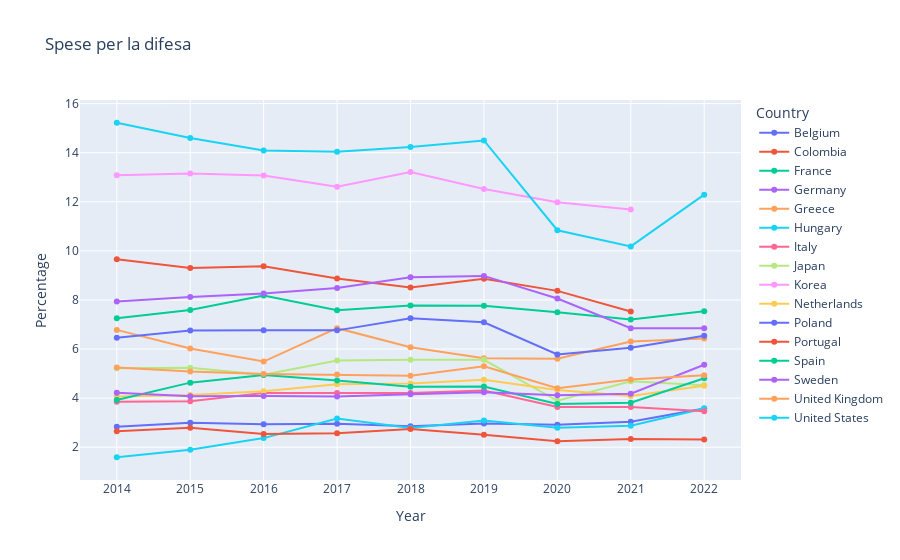
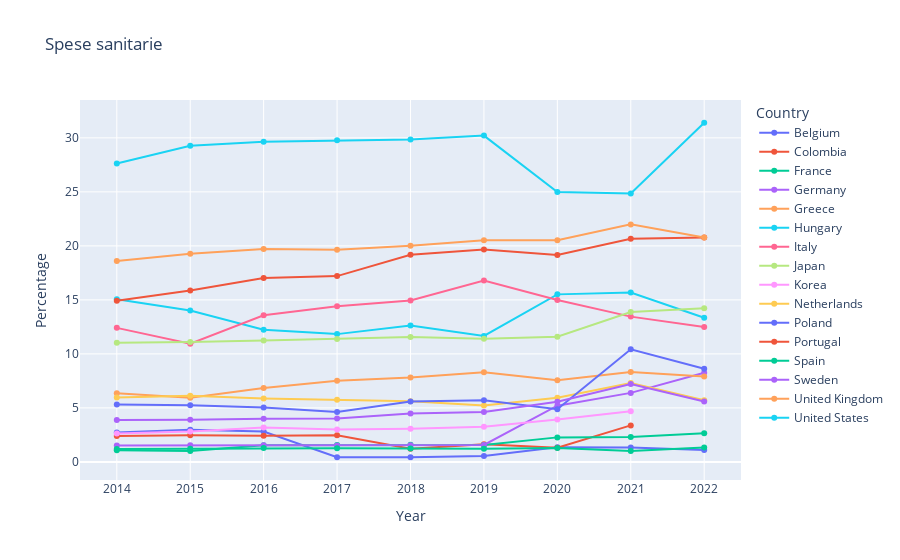
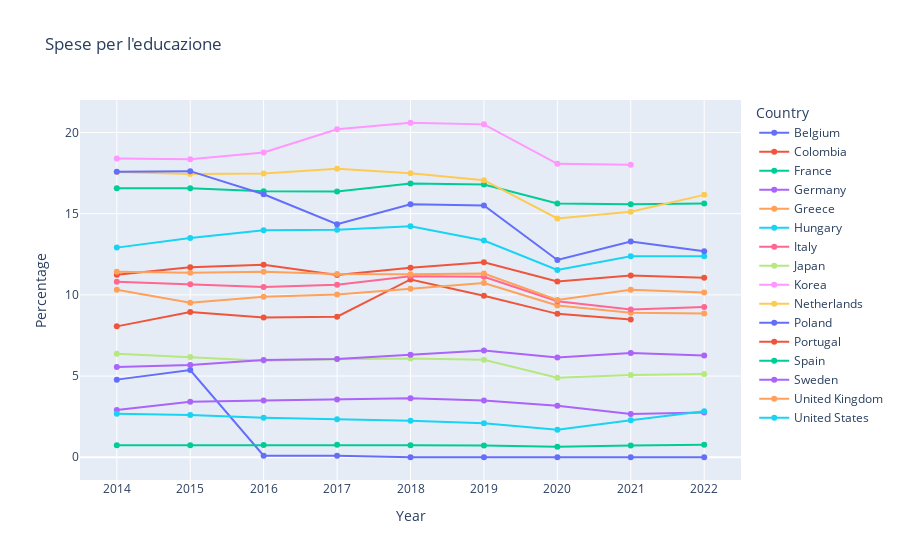

The notebook cell these images were saved under, in order:
### Code cell
import plotly.graph_objects as go
import pandas as pd

# Prepare data for all countries
def extract_expenditure_data(expenditure):
    expenditure_data = {}
    for country, df in percentage_country_dataframes.items():
        exp_data = df[df['Time period'].str.strip() == expenditure]
        if not exp_data.empty:
            expenditure_data[country] = exp_data.iloc[0, 1:].tolist()
    return pd.DataFrame(expenditure_data)

defence_data = extract_expenditure_data('·  Defence')
health_data = extract_expenditure_data('·  Health')
education_data = extract_expenditure_data('·  Education')

years = ['2014', '2015', '2016', '2017', '2018', '2019', '2020', '2021', '2022']
defence_data['Year'] = years
health_data['Year'] = years
education_data['Year'] = years

defence_data = defence_data[['Year'] + [col for col in defence_data.columns if col != 'Year']]
health_data = health_data[['Year'] + [col for col in health_data.columns if col != 'Year']]
education_data = education_data[['Year'] + [col for col in education_data.columns if col != 'Year']]

# Create interactive plots using Plotly

# 1. Defence Expenditures Trends Across All Countries
fig_defence = go.Figure()
for country in defence_data.columns[1:]:
    fig_defence.add_trace(go.Scatter(x=defence_data['Year'], y=defence_data[country],
                                     mode='lines+markers', name=country))

fig_defence.update_layout(title='Spese per la difesa',
                          xaxis_title='Year', yaxis_title='Percentage',
                          legend_title='Country', hovermode='closest',
                          height=600)

# 2. Health Expenditures Trends Across All Countries
fig_health = go.Figure()
for country in health_data.columns[1:]:
    fig_health.add_trace(go.Scatter(x=health_data['Year'], y=health_data[country],
                                    mode='lines+markers', name=country))

fig_health.update_layout(title='Spese sanitarie',
                         xaxis_title='Year', yaxis_title='Percentage',
                         legend_title='Country', hovermode='closest',
                         height=600)

# 3. Education Expenditures Trends Across All Countries
fig_education = go.Figure()
for country in education_data.columns[1:]:
    fig_education.add_trace(go.Scatter(x=education_data['Year'], y=education_data[country],
                                       mode='lines+markers', name=country))

fig_education.update_layout(title="Spese per l'educazione",
                            xaxis_title='Year', yaxis_title='Percentage',
                            legend_title='Country', hovermode='closest',
                            height=600)

# Show plots
fig_defence.show()
fig_health.show()
fig_education.show()

### Figure 1 — Plotly figure (JSON) as saved in the notebook; plotly's stock layout.template omitted (floating-point values rounded to 4 significant figures)
{"data": [{"mode": "lines+markers", "name": "Belgium", "type": "scatter", "x": ["2014", "2015", "2016", "2017", "2018", "2019", "2020", "2021", "2022"], "y": [2.83, 3, 2.93, 2.96, 2.85, 2.97, 2.91, 3.04, 3.58]}, {"mode": "lines+markers", "name": "Colombia", "type": "scatter", "x": ["2014", "2015", "2016", "2017", "2018", "2019", "2020", "2021", "2022"], "y": [9.66, 9.3, 9.37, 8.87, 8.51, 8.86, 8.37, 7.53, null]}, {"mode": "lines+markers", "name": "France", "type": "scatter", "x": ["2014", "2015", "2016", "2017", "2018", "2019", "2020", "2021", "2022"], "y": [7.25, 7.59, 8.18, 7.58, 7.77, 7.76, 7.5, 7.2, 7.54]}, {"mode": "lines+markers", "name": "Germany", "type": "scatter", "x": ["2014", "2015", "2016", "2017", "2018", "2019", "2020", "2021", "2022"], "y": [7.94, 8.12, 8.26, 8.49, 8.92, 8.98, 8.06, 6.85, 6.85]}, {"mode": "lines+markers", "name": "Greece", "type": "scatter", "x": ["2014", "2015", "2016", "2017", "2018", "2019", "2020", "2021", "2022"], "y": [6.78, 6.02, 5.49, 6.85, 6.07, 5.62, 5.6, 6.31, 6.43]}, {"mode": "lines+markers", "name": "Hungary", "type": "scatter", "x": ["2014", "2015", "2016", "2017", "2018", "2019", "2020", "2021", "2022"], "y": [1.59, 1.9, 2.37, 3.17, 2.78, 3.09, 2.79, 2.87, 3.58]}, {"mode": "lines+markers", "name": "Italy", "type": "scatter", "visible": true, "x": ["2014", "2015", "2016", "2017", "2018", "2019", "2020", "2021", "2022"], "y": [3.85, 3.87, 4.21, 4.21, 4.21, 4.31, 3.64, 3.64, 3.46]}, {"mode": "lines+markers", "name": "Japan", "type": "scatter", "x": ["2014", "2015", "2016", "2017", "2018", "2019", "2020", "2021", "2022"], "y": [5.22, 5.24, 4.95, 5.53, 5.56, 5.56, 3.89, 4.69, 4.52]}, {"mode": "lines+markers", "name": "Korea", "type": "scatter", "x": ["2014", "2015", "2016", "2017", "2018", "2019", "2020", "2021", "2022"], "y": [13.08, 13.15, 13.07, 12.61, 13.21, 12.52, 11.98, 11.69, null]}, {"mode": "lines+markers", "name": "Netherlands", "type": "scatter", "x": ["2014", "2015", "2016", "2017", "2018", "2019", "2020", "2021", "2022"], "y": [4.07, 4.13, 4.28, 4.56, 4.6, 4.75, 4.33, 4.09, 4.5]}, {"mode": "lines+markers", "name": "Poland", "type": "scatter", "x": ["2014", "2015", "2016", "2017", "2018", "2019", "2020", "2021", "2022"], "y": [6.46, 6.75, 6.76, 6.76, 7.25, 7.09, 5.78, 6.05, 6.54]}, {"mode": "lines+markers", "name": "Portugal", "type": "scatter", "visible": true, "x": ["2014", "2015", "2016", "2017", "2018", "2019", "2020", "2021", "2022"], "y": [2.65, 2.79, 2.54, 2.57, 2.74, 2.51, 2.24, 2.33, 2.31]}, {"mode": "lines+markers", "name": "Spain", "type": "scatter", "x": ["2014", "2015", "2016", "2017", "2018", "2019", "2020", "2021", "2022"], "y": [3.92, 4.63, 4.94, 4.72, 4.46, 4.47, 3.76, 3.81, 4.81]}, {"mode": "lines+markers", "name": "Sweden", "type": "scatter", "x": ["2014", "2015", "2016", "2017", "2018", "2019", "2020", "2021", "2022"], "y": [4.22, 4.08, 4.09, 4.07, 4.16, 4.24, 4.12, 4.18, 5.36]}, {"mode": "lines+markers", "name": "United Kingdom", "type": "scatter", "x": ["2014", "2015", "2016", "2017", "2018", "2019", "2020", "2021", "2022"], "y": [5.25, 5.08, 4.98, 4.96, 4.91, 5.3, 4.4, 4.76, 4.93]}, {"mode": "lines+markers", "name": "United States", "type": "scatter", "x": ["2014", "2015", "2016", "2017", "2018", "2019", "2020", "2021", "2022"], "y": [15.22, 14.6, 14.09, 14.04, 14.23, 14.5, 10.84, 10.18, 12.29]}], "layout": {"autosize": true, "hovermode": "closest", "legend": {"title": {"text": "Country"}}, "title": {"text": "Spese per la difesa"}, "xaxis": {"autorange": true, "range": [-0.4697, 8.47], "title": {"text": "Year"}, "type": "category"}, "yaxis": {"autorange": true, "range": [0.6795, 16.13], "title": {"text": "Percentage"}, "type": "linear"}}}

### Figure 2 — Plotly figure (JSON) as saved in the notebook; plotly's stock layout.template omitted (floating-point values rounded to 4 significant figures)
{"data": [{"mode": "lines+markers", "name": "Belgium", "type": "scatter", "x": ["2014", "2015", "2016", "2017", "2018", "2019", "2020", "2021", "2022"], "y": [2.73, 2.98, 2.82, 0.43, 0.44, 0.55, 1.35, 1.34, 1.11]}, {"mode": "lines+markers", "name": "Colombia", "type": "scatter", "x": ["2014", "2015", "2016", "2017", "2018", "2019", "2020", "2021", "2022"], "y": [2.4, 2.46, 2.43, 2.47, 1.22, 1.63, 1.31, 3.38, null]}, {"mode": "lines+markers", "name": "France", "type": "scatter", "x": ["2014", "2015", "2016", "2017", "2018", "2019", "2020", "2021", "2022"], "y": [1.08, 1.01, 1.54, 1.56, 1.58, 1.57, 2.27, 2.31, 2.66]}, {"mode": "lines+markers", "name": "Germany", "type": "scatter", "x": ["2014", "2015", "2016", "2017", "2018", "2019", "2020", "2021", "2022"], "y": [1.52, 1.53, 1.53, 1.52, 1.55, 1.57, 5.2, 6.39, 8.26]}, {"mode": "lines+markers", "name": "Greece", "type": "scatter", "x": ["2014", "2015", "2016", "2017", "2018", "2019", "2020", "2021", "2022"], "y": [6.35, 5.93, 6.85, 7.51, 7.81, 8.31, 7.55, 8.32, 7.91]}, {"mode": "lines+markers", "name": "Hungary", "type": "scatter", "x": ["2014", "2015", "2016", "2017", "2018", "2019", "2020", "2021", "2022"], "y": [15.06, 14.01, 12.24, 11.83, 12.63, 11.66, 15.51, 15.69, 13.34]}, {"mode": "lines+markers", "name": "Italy", "type": "scatter", "x": ["2014", "2015", "2016", "2017", "2018", "2019", "2020", "2021", "2022"], "y": [12.41, 10.94, 13.57, 14.4, 14.95, 16.79, 14.99, 13.45, 12.48]}, {"mode": "lines+markers", "name": "Japan", "type": "scatter", "x": ["2014", "2015", "2016", "2017", "2018", "2019", "2020", "2021", "2022"], "y": [11.04, 11.1, 11.23, 11.38, 11.56, 11.39, 11.58, 13.88, 14.23]}, {"mode": "lines+markers", "name": "Korea", "type": "scatter", "x": ["2014", "2015", "2016", "2017", "2018", "2019", "2020", "2021", "2022"], "y": [2.62, 2.81, 3.19, 2.99, 3.06, 3.25, 3.93, 4.68, null]}, {"mode": "lines+markers", "name": "Netherlands", "type": "scatter", "x": ["2014", "2015", "2016", "2017", "2018", "2019", "2020", "2021", "2022"], "y": [5.97, 6.13, 5.88, 5.75, 5.61, 5.22, 5.94, 7.3, 5.71]}, {"mode": "lines+markers", "name": "Poland", "type": "scatter", "x": ["2014", "2015", "2016", "2017", "2018", "2019", "2020", "2021", "2022"], "y": [5.31, 5.24, 5.03, 4.61, 5.6, 5.7, 4.88, 10.43, 8.63]}, {"mode": "lines+markers", "name": "Portugal", "type": "scatter", "x": ["2014", "2015", "2016", "2017", "2018", "2019", "2020", "2021", "2022"], "y": [14.93, 15.87, 17.02, 17.2, 19.18, 19.67, 19.16, 20.66, 20.78]}, {"mode": "lines+markers", "name": "Spain", "type": "scatter", "x": ["2014", "2015", "2016", "2017", "2018", "2019", "2020", "2021", "2022"], "y": [1.2, 1.22, 1.29, 1.26, 1.25, 1.22, 1.29, 1.02, 1.33]}, {"mode": "lines+markers", "name": "Sweden", "type": "scatter", "x": ["2014", "2015", "2016", "2017", "2018", "2019", "2020", "2021", "2022"], "y": [3.87, 3.9, 4, 4.01, 4.47, 4.63, 5.56, 7.21, 5.6]}, {"mode": "lines+markers", "name": "United Kingdom", "type": "scatter", "x": ["2014", "2015", "2016", "2017", "2018", "2019", "2020", "2021", "2022"], "y": [18.61, 19.27, 19.7, 19.64, 20.02, 20.51, 20.52, 21.99, 20.78]}, {"mode": "lines+markers", "name": "United States", "type": "scatter", "x": ["2014", "2015", "2016", "2017", "2018", "2019", "2020", "2021", "2022"], "y": [27.62, 29.27, 29.65, 29.77, 29.85, 30.21, 24.99, 24.85, 31.4]}], "layout": {"autosize": true, "hovermode": "closest", "legend": {"title": {"text": "Country"}}, "title": {"text": "Spese sanitarie"}, "xaxis": {"autorange": true, "range": [-0.4697, 8.47], "title": {"text": "Year"}, "type": "category"}, "yaxis": {"autorange": true, "range": [-1.639, 33.47], "title": {"text": "Percentage"}, "type": "linear"}}}

### Figure 3 — Plotly figure (JSON) as saved in the notebook; plotly's stock layout.template omitted (floating-point values rounded to 4 significant figures)
{"data": [{"mode": "lines+markers", "name": "Belgium", "type": "scatter", "x": ["2014", "2015", "2016", "2017", "2018", "2019", "2020", "2021", "2022"], "y": [4.78, 5.37, 0.1, 0.1, 0, 0, 0, 0, 0]}, {"mode": "lines+markers", "name": "Colombia", "type": "scatter", "x": ["2014", "2015", "2016", "2017", "2018", "2019", "2020", "2021", "2022"], "y": [8.06, 8.94, 8.61, 8.66, 10.95, 9.95, 8.83, 8.48, null]}, {"mode": "lines+markers", "name": "France", "type": "scatter", "x": ["2014", "2015", "2016", "2017", "2018", "2019", "2020", "2021", "2022"], "y": [16.56, 16.57, 16.38, 16.36, 16.86, 16.8, 15.63, 15.58, 15.62]}, {"mode": "lines+markers", "name": "Germany", "type": "scatter", "x": ["2014", "2015", "2016", "2017", "2018", "2019", "2020", "2021", "2022"], "y": [2.91, 3.42, 3.5, 3.55, 3.63, 3.5, 3.17, 2.66, 2.76]}, {"mode": "lines+markers", "name": "Greece", "type": "scatter", "x": ["2014", "2015", "2016", "2017", "2018", "2019", "2020", "2021", "2022"], "y": [10.32, 9.52, 9.89, 10.03, 10.38, 10.73, 9.35, 8.9, 8.85]}, {"mode": "lines+markers", "name": "Hungary", "type": "scatter", "x": ["2014", "2015", "2016", "2017", "2018", "2019", "2020", "2021", "2022"], "y": [12.91, 13.5, 13.98, 14.01, 14.22, 13.35, 11.53, 12.38, 12.38]}, {"mode": "lines+markers", "name": "Italy", "type": "scatter", "x": ["2014", "2015", "2016", "2017", "2018", "2019", "2020", "2021", "2022"], "y": [10.81, 10.66, 10.49, 10.62, 11.15, 11.11, 9.61, 9.1, 9.26]}, {"mode": "lines+markers", "name": "Japan", "type": "scatter", "x": ["2014", "2015", "2016", "2017", "2018", "2019", "2020", "2021", "2022"], "y": [6.38, 6.18, 5.94, 6.04, 6.08, 6.01, 4.9, 5.07, 5.12]}, {"mode": "lines+markers", "name": "Korea", "type": "scatter", "x": ["2014", "2015", "2016", "2017", "2018", "2019", "2020", "2021", "2022"], "y": [18.4, 18.35, 18.77, 20.2, 20.6, 20.5, 18.07, 18.02, null]}, {"mode": "lines+markers", "name": "Netherlands", "type": "scatter", "x": ["2014", "2015", "2016", "2017", "2018", "2019", "2020", "2021", "2022"], "y": [17.56, 17.44, 17.47, 17.77, 17.49, 17.06, 14.71, 15.12, 16.16]}, {"mode": "lines+markers", "name": "Poland", "type": "scatter", "x": ["2014", "2015", "2016", "2017", "2018", "2019", "2020", "2021", "2022"], "y": [17.58, 17.62, 16.2, 14.35, 15.58, 15.51, 12.15, 13.28, 12.68]}, {"mode": "lines+markers", "name": "Portugal", "type": "scatter", "x": ["2014", "2015", "2016", "2017", "2018", "2019", "2020", "2021", "2022"], "y": [11.24, 11.7, 11.85, 11.23, 11.67, 12.01, 10.82, 11.19, 11.05]}, {"mode": "lines+markers", "name": "Spain", "type": "scatter", "x": ["2014", "2015", "2016", "2017", "2018", "2019", "2020", "2021", "2022"], "y": [0.74, 0.74, 0.75, 0.77, 0.74, 0.72, 0.64, 0.73, 0.77]}, {"mode": "lines+markers", "name": "Sweden", "type": "scatter", "x": ["2014", "2015", "2016", "2017", "2018", "2019", "2020", "2021", "2022"], "y": [5.56, 5.68, 5.99, 6.05, 6.32, 6.58, 6.14, 6.42, 6.26]}, {"mode": "lines+markers", "name": "United Kingdom", "type": "scatter", "x": ["2014", "2015", "2016", "2017", "2018", "2019", "2020", "2021", "2022"], "y": [11.42, 11.36, 11.42, 11.28, 11.27, 11.31, 9.69, 10.31, 10.15]}, {"mode": "lines+markers", "name": "United States", "type": "scatter", "x": ["2014", "2015", "2016", "2017", "2018", "2019", "2020", "2021", "2022"], "y": [2.68, 2.6, 2.44, 2.34, 2.25, 2.09, 1.69, 2.28, 2.83]}], "layout": {"autosize": true, "hovermode": "closest", "legend": {"title": {"text": "Country"}}, "title": {"text": "Spese per l'educazione"}, "xaxis": {"autorange": true, "range": [-0.4697, 8.47], "title": {"text": "Year"}, "type": "category"}, "yaxis": {"autorange": true, "range": [-1.376, 21.98], "title": {"text": "Percentage"}, "type": "linear"}}}
